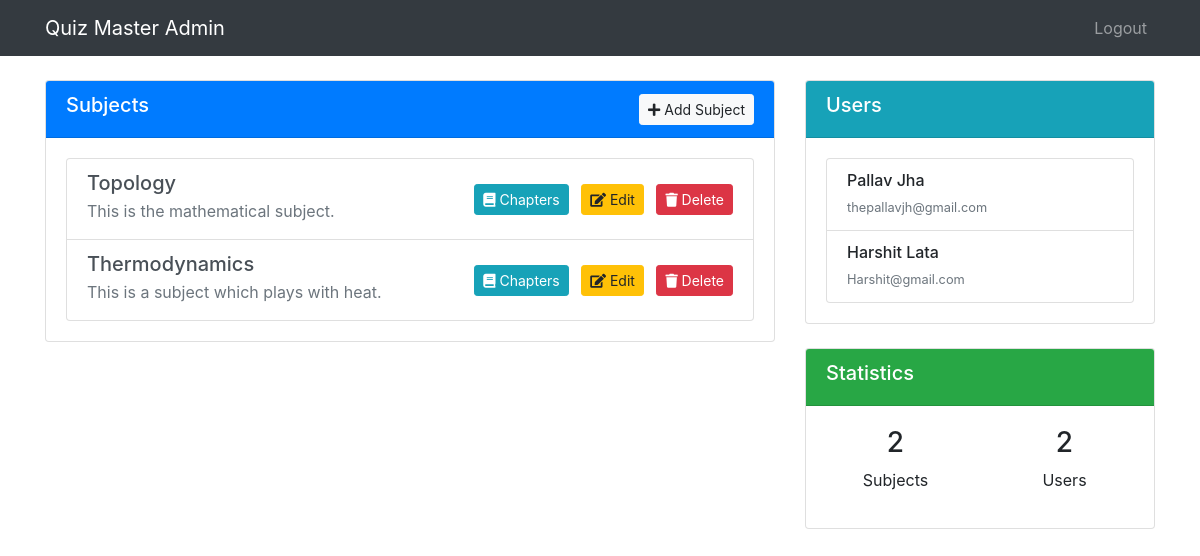
The app's page /admin/dashboard (signed in), older data.
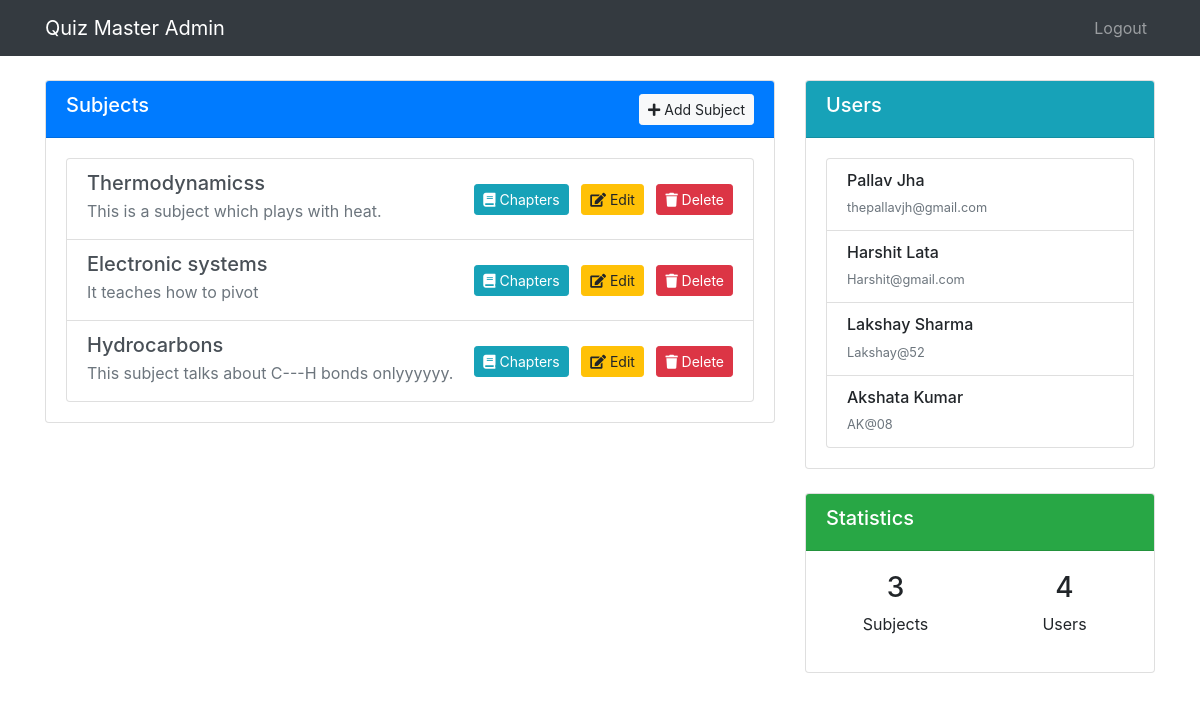
The same page, newer data.
### models/db_setup.py (models this page shows)
class Subject(db.Model):
    id = db.Column(db.Integer, primary_key=True)
    name = db.Column(db.String(100), nullable=False)
    description = db.Column(db.Text)
    chapters = db.relationship('Chapter', backref='subject', lazy=True, cascade="all, delete-orphan")

class User(db.Model):
    id = db.Column(db.Integer, primary_key=True)
    username = db.Column(db.String(100), unique=True, nullable=False)
    password = db.Column(db.String(200), nullable=False)
    full_name = db.Column(db.String(100), nullable=False)
    qualification = db.Column(db.String(100))
    dob = db.Column(db.Date)
    is_admin = db.Column(db.Boolean, default=False)
    scores = db.relationship('Score', backref='user', lazy=True)

### controllers/admin.py (the view)
def admin_dashboard():
    if not session.get('is_admin'):
        return redirect(url_for('login'))
    subjects = Subject.query.all()
    users = User.query.filter_by(is_admin=False).all()
    return render_template('admin/dashboard.html', subjects=subjects, users=users)

### templates/admin/dashboard.html (shortened to what the changed rows need)
<!DOCTYPE html>
<html lang="en">
<head>
    <link rel="stylesheet" href="https://stackpath.bootstrapcdn.com/bootstrap/4.5.2/css/bootstrap.min.css">
    <link rel="stylesheet" href="https://cdnjs.cloudflare.com/ajax/libs/font-awesome/5.15.1/css/all.min.css">
</head>
<body>
    <div class="container mt-4">
        <div class="row">
            <div class="col-md-8">
                <div class="card mb-4">
                    <div class="card-body">
                        {% if subjects %}
                            <div class="list-group">
                                {% for subject in subjects %}
                                    <div class="list-group-item list-group-item-action d-flex justify-content-between align-items-center">
                                        <div>
                                            <h5 class="mb-1">{{ subject.name }}</h5>
                                            <p class="mb-1 text-muted">{{ subject.description }}</p>
                                        </div>
                                        <div>
                                            <a href="{{ url_for('view_chapters', subject_id=subject.id) }}" class="btn btn-info btn-sm mr-2">
                                                <i class="fas fa-book"></i> Chapters
                                            </a>
                                            <a href="{{ url_for('edit_subject', subject_id=subject.id) }}" class="btn btn-warning btn-sm mr-2">
                                                <i class="fas fa-edit"></i> Edit
                                            </a>
                                            <a href="{{ url_for('delete_subject', subject_id=subject.id) }}"
                                               class="btn btn-danger btn-sm"
                                               onclick="return confirm('Are you sure you want to delete this subject and all its chapters?')">
                                                <i class="fas fa-trash"></i> Delete
                                            </a>
                                        </div>
                                    </div>
                                {% endfor %}
                            </div>
                        {% else %}
                            <p class="text-center">No subjects added yet. Add a subject to get started!</p>
                        {% endif %}
                    </div>
                </div>
            </div>
            <div class="col-md-4">
                <div class="card mb-4">
                    <div class="card-body">
                        {% if users %}
                            <div class="list-group">
                                {% for user in users %}
                                    <div class="list-group-item">
                                        <h6 class="mb-1">{{ user.full_name }}</h6>
                                        <small class="text-muted">{{ user.username }}</small>
                                    </div>
                                {% endfor %}
                            </div>
                        {% else %}
                            <p class="text-center">No users registered yet.</p>
                        {% endif %}
                    </div>
                </div>
                <div class="card">
                    <div class="card-body">
                        <div class="text-center">
                            <div class="row">
                                <div class="col">
                                    <h3>{{ subjects|length }}</h3>
                                    <p>Subjects</p>
                                </div>
                                <div class="col">
                                    <h3>{{ users|length }}</h3>
                                    <p>Users</p>
                                </div>
                            </div>
                        </div>
                    </div>
                </div>
            </div>
        </div>
    </div>
</body>
</html>

Row changes from the older to the newer data that the page shows:
removed Subject: name "Topology", description "This is the mathematical subject."
changed Subject "This is a subject which plays with heat.": name "Thermodynamics" → "Thermodynamicss"
added Subject: name "Electronic systems", description "It teaches how to pivot"
added Subject: name "Hydrocarbons", description "This subject talks about C---H bonds onlyyyyyy."
added User: full_name "Lakshay Sharma", username "Lakshay@52"
added User: full_name "Akshata Kumar", username "AK@08"
Text that changed along with them:
{{ subjects|length }}: "2" → "3"
{{ users|length }}: "2" → "4"
